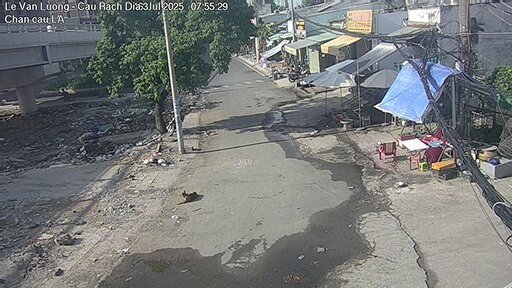
#> input picture DINO/direction_data_article/zenodo_bundle/sample_preview/sample_camera_sequences/100_1752627337.jpg, 512 x 288 px; its folder holds only this picture in this run
$ python validate_visual_diversity.py
#> lines starting #> are read from the running program, lines starting #| are printed output that depends on the picture
#> in run_visual_diversity_audit, img is the input picture: PIL image 512x288 RGB; mean R, G, B 118, 120.7, 119.9
"""
=============================================================================
Module: validate_visual_diversity.py
Nghiệp vụ: Technical Validation V3 - Đánh giá tính đa dạng quang học
           (Photometric Diversity, RMS Contrast, Shannon Entropy)
           phục vụ huấn luyện mô hình nền tảng thị giác (Vision Foundation Models).
=============================================================================
"""

import os
import sys
from typing import Dict, List, Any, Tuple
from PIL import Image
import numpy as np

os.environ["KMP_DUPLICATE_LIB_OK"] = "TRUE"


def calculate_frame_metrics(img_pil: Image.Image) -> Tuple[float, float, float, Tuple[float, float, float]]:
    """
    Tính toán các chỉ số quang học của một khung hình:
      1. Perceived Luminance Y (0 - 255)
      2. RMS Contrast
      3. Shannon Entropy (bits)
      4. RGB Mean values

    Returns:
        Tuple: (luminance, rms_contrast, entropy, (mean_r, mean_g, mean_b))
    """
    img_rgb = img_pil.convert("RGB")
    arr = np.asarray(img_rgb, dtype=np.float32)

    r, g, b = arr[:, :, 0], arr[:, :, 1], arr[:, :, 2]
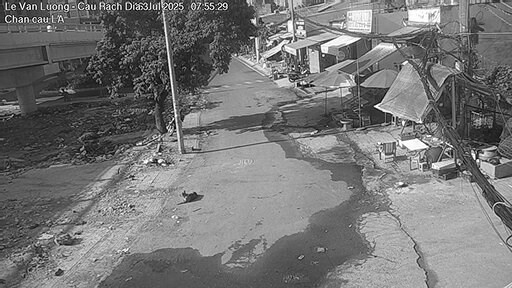
#> r: shape (288, 512) float32; min 0, max 255, mean 118
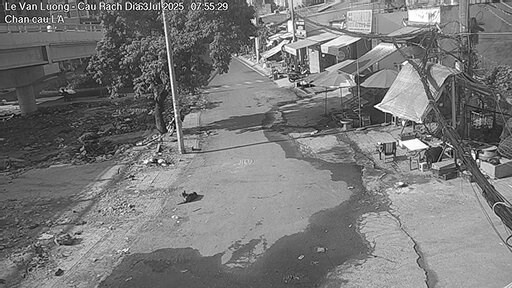
#> g: shape (288, 512) float32; min 0, max 255, mean 120.7
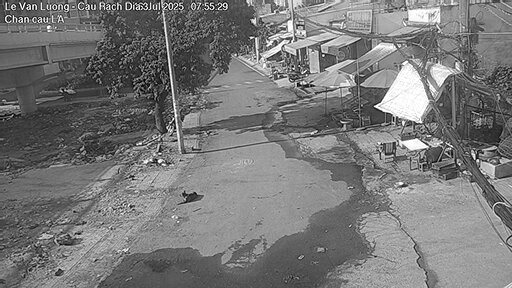
#> b: shape (288, 512) float32; min 0, max 255, mean 119.9
    mean_r, mean_g, mean_b = float(np.mean(r)), float(np.mean(g)), float(np.mean(b))
#> mean_r = 118; mean_g = 120.7; mean_b = 119.9

    # Luminance theo chuẩn ITU-R BT.601
    luminance_map = 0.299 * r + 0.587 * g + 0.114 * b
    mean_lum = float(np.mean(luminance_map))
#> mean_lum = 119.8

    # RMS Contrast: độ lệch chuẩn của luminance
    rms_contrast = float(np.std(luminance_map))
#> rms_contrast = 45.87

    # Shannon Entropy trên ảnh grayscale
    gray_uint8 = np.clip(luminance_map, 0, 255).astype(np.uint8)
    hist, _ = np.histogram(gray_uint8, bins=256, range=(0, 256), density=True)
#> hist = 256 values, max 0.0119 at index 161, min 6.1e-05 at index 7, mean 0.00391
    # Loại bỏ các bin bằng 0
    hist = hist[hist > 0]
    entropy = float(-np.sum(hist * np.log2(hist)))
#> entropy = 7.43

    return mean_lum, rms_contrast, entropy, (mean_r, mean_g, mean_b)


def run_visual_diversity_audit(image_directory: str) -> Dict[str, Any]:
    """
    Quét thư mục ảnh và tính toán phân phối các chỉ số quang học toàn cục.
    """
    print(f"[Visual Diversity Audit] Measuring photometric properties in: {image_directory}")
    luminances: List[float] = []
    contrasts: List[float] = []
    entropies: List[float] = []
    r_means: List[float] = []
    g_means: List[float] = []
    b_means: List[float] = []

    count = 0
    for root_dir, _, filenames in os.walk(image_directory):
        for fname in sorted(filenames):
            if fname.lower().endswith((".jpg", ".jpeg")):
                fp = os.path.join(root_dir, fname)
                try:
                    with Image.open(fp) as img:
                        lum, cont, ent, (mr, mg, mb) = calculate_frame_metrics(img)
#> lum = 119.8; cont = 45.87; ent = 7.43; mr = 118; mg = 120.7; mb = 119.9
                        luminances.append(lum)
                        contrasts.append(cont)
                        entropies.append(ent)
                        r_means.append(mr)
                        g_means.append(mg)
                        b_means.append(mb)
                        count += 1
                except Exception as exc:
                    print(f"Warning: Failed to process {fp}: {exc}")

    if count == 0:
        print("No valid images found!")
        return {}

    lum_arr = np.array(luminances)
#> lum_arr = [119.8]
    cont_arr = np.array(contrasts)
#> cont_arr = [45.87]
    ent_arr = np.array(entropies)
#> ent_arr = [7.43]

    report = {
        "total_analyzed_frames": count,
        "mean_luminance": float(np.mean(lum_arr)),
        "std_luminance": float(np.std(lum_arr)),
        "min_luminance": float(np.min(lum_arr)),
        "max_luminance": float(np.max(lum_arr)),
        "mean_rms_contrast": float(np.mean(cont_arr)),
        "std_rms_contrast": float(np.std(cont_arr)),
        "mean_shannon_entropy": float(np.mean(ent_arr)),
        "std_shannon_entropy": float(np.std(ent_arr)),
        "channel_means_rgb": (float(np.mean(r_means)), float(np.mean(g_means)), float(np.mean(b_means))),
    }

    print("\n--- Visual Diversity Audit Summary ---")
    print(f"Total Evaluated Frames:  {count}")
    print(f"Mean Luminance (0-255):  {report['mean_luminance']:.2f} +/- {report['std_luminance']:.2f}")
#| Mean Luminance (0-255):  119.80 +/- 0.00
    print(f"Luminance Range:         [{report['min_luminance']:.2f}, {report['max_luminance']:.2f}]")
#| Luminance Range:         [119.80, 119.80]
    print(f"Mean RMS Contrast:       {report['mean_rms_contrast']:.2f} +/- {report['std_rms_contrast']:.2f}")
#| Mean RMS Contrast:       45.87 +/- 0.00
    print(f"Shannon Entropy (bits):  {report['mean_shannon_entropy']:.2f} +/- {report['std_shannon_entropy']:.2f}")
#| Shannon Entropy (bits):  7.43 +/- 0.00
    print(f"Channel Means (R, G, B): ({report['channel_means_rgb'][0]:.1f}, {report['channel_means_rgb'][1]:.1f}, {report['channel_means_rgb'][2]:.1f})")
#| Channel Means (R, G, B): (118.0, 120.7, 119.9)
    return report


if __name__ == "__main__":
    test_dir = sys.argv[1] if len(sys.argv) > 1 else "g:/nckh/DINO/direction_data_article/zenodo_bundle/sample_preview/sample_camera_sequences"
    run_visual_diversity_audit(test_dir)

$ run again, on DINO/direction_data_article/zenodo_bundle/sample_preview/sample_camera_sequences/101_1757172532.jpg
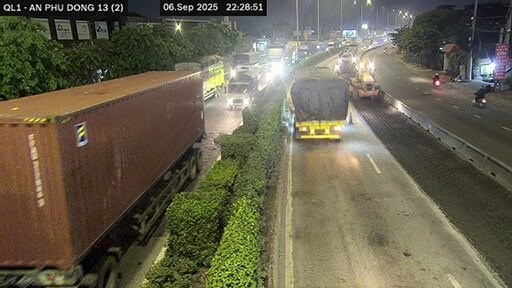
#> input picture DINO/direction_data_article/zenodo_bundle/sample_preview/sample_camera_sequences/101_1757172532.jpg, 512 x 288 px
#> in run_visual_diversity_audit, img is the input picture: PIL image 512x288 RGB; mean R, G, B 103.1, 97.3, 77.5
#> in calculate_frame_metrics, `r, g, b = arr[:, :, 0], arr[:, :, 1], arr[:, :, 2]`:
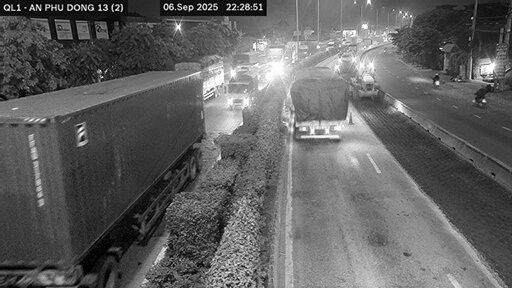
#> g: shape (288, 512) float32; min 0, max 255, mean 97.3
#> in calculate_frame_metrics, `r, g, b = arr[:, :, 0], arr[:, :, 1], arr[:, :, 2]`:
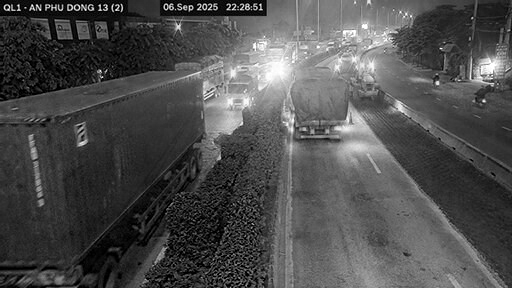
#> b: shape (288, 512) float32; min 0, max 255, mean 77.5
#> mean_r = 103.1; mean_g = 97.28; mean_b = 77.46
#> mean_lum = 96.75
#> rms_contrast = 48.59
#> hist = 256 values, max 0.0107 at index 65, min 2.03e-05 at index 255, mean 0.00391
#> entropy = 7.55
#> lum = 96.75; cont = 48.59; ent = 7.55; mr = 103.1; mg = 97.28; mb = 77.46
#> lum_arr = [96.75]
#> cont_arr = [48.59]
#> ent_arr = [7.55]
#| Mean Luminance (0-255):  96.75 +/- 0.00
#| Luminance Range:         [96.75, 96.75]
#| Mean RMS Contrast:       48.59 +/- 0.00
#| Shannon Entropy (bits):  7.55 +/- 0.00
#| Channel Means (R, G, B): (103.1, 97.3, 77.5)

$ run again, on DINO/direction_data_article/zenodo_bundle/sample_preview/sample_camera_sequences/101_1757172567.jpg
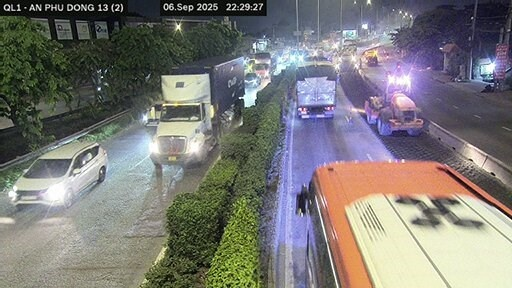
#> input picture DINO/direction_data_article/zenodo_bundle/sample_preview/sample_camera_sequences/101_1757172567.jpg, 512 x 288 px
#> in run_visual_diversity_audit, img is the input picture: PIL image 512x288 RGB; mean R, G, B 123, 121.4, 118.5
#> in calculate_frame_metrics, `r, g, b = arr[:, :, 0], arr[:, :, 1], arr[:, :, 2]`:
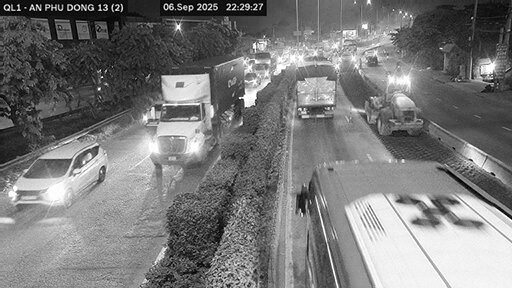
#> g: shape (288, 512) float32; min 0, max 255, mean 121.4
#> in calculate_frame_metrics, `r, g, b = arr[:, :, 0], arr[:, :, 1], arr[:, :, 2]`:
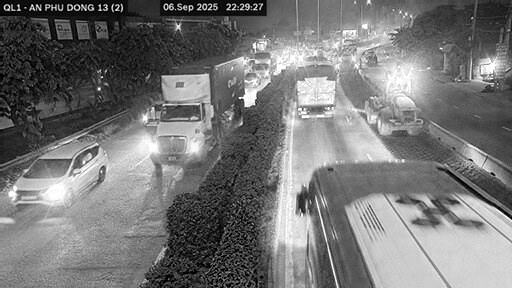
#> b: shape (288, 512) float32; min 0, max 255, mean 118.5
#> mean_r = 123; mean_g = 121.4; mean_b = 118.5
#> mean_lum = 121.5
#> rms_contrast = 61.29
#> hist = 256 values, max 0.0107 at index 237, min 6.78e-05 at index 255, mean 0.00391
#> entropy = 7.79
#> lum = 121.5; cont = 61.29; ent = 7.79; mr = 123; mg = 121.4; mb = 118.5
#> lum_arr = [121.5]
#> cont_arr = [61.29]
#> ent_arr = [7.79]
#| Mean Luminance (0-255):  121.53 +/- 0.00
#| Luminance Range:         [121.53, 121.53]
#| Mean RMS Contrast:       61.29 +/- 0.00
#| Shannon Entropy (bits):  7.79 +/- 0.00
#| Channel Means (R, G, B): (123.0, 121.4, 118.5)

$ run again, on DINO/direction_data_article/zenodo_bundle/sample_preview/sample_camera_sequences/101_1757211652.jpg
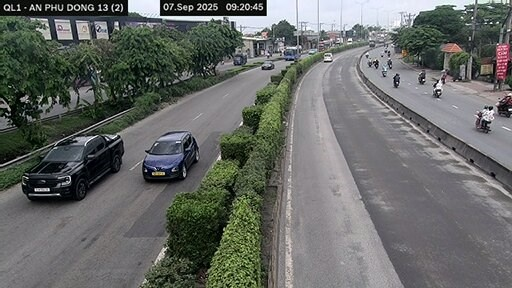
#> input picture DINO/direction_data_article/zenodo_bundle/sample_preview/sample_camera_sequences/101_1757211652.jpg, 512 x 288 px
#> in run_visual_diversity_audit, img is the input picture: PIL image 512x288 RGB; mean R, G, B 102.6, 105.5, 102.4
#> in calculate_frame_metrics, `r, g, b = arr[:, :, 0], arr[:, :, 1], arr[:, :, 2]`:
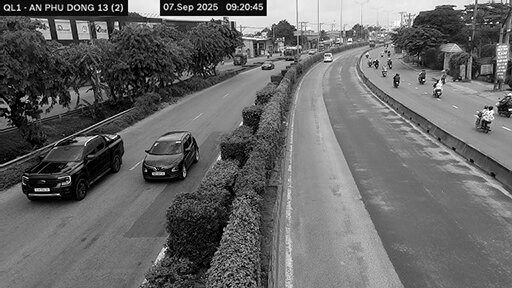
#> r: shape (288, 512) float32; min 0, max 255, mean 102.6
#> in calculate_frame_metrics, `r, g, b = arr[:, :, 0], arr[:, :, 1], arr[:, :, 2]`:
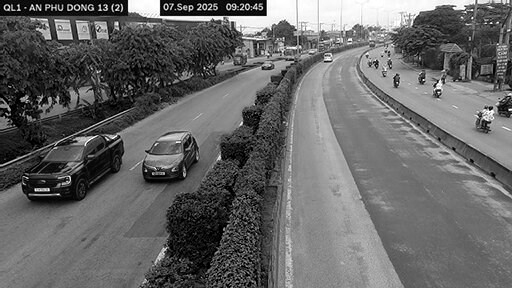
#> b: shape (288, 512) float32; min 0, max 255, mean 102.4
#> mean_r = 102.6; mean_g = 105.5; mean_b = 102.4
#> mean_lum = 104.3
#> rms_contrast = 51.28
#> in calculate_frame_metrics, `hist, _ = np.histogram(gray_uint8, bins=256, range=(0, 256), density=T..`: hist = 256 values, max 0.0122 at index 107, min 0 at index 255, mean 0.00391
#> in calculate_frame_metrics, `hist = hist[hist > 0]`: hist = 255 values, max 0.0122 at index 107, min 0.000115 at index 254, mean 0.00392
#> entropy = 7.57
#> lum = 104.3; cont = 51.28; ent = 7.57; mr = 102.6; mg = 105.5; mb = 102.4
#> lum_arr = [104.3]
#> cont_arr = [51.28]
#> ent_arr = [7.57]
#| Mean Luminance (0-255):  104.27 +/- 0.00
#| Luminance Range:         [104.27, 104.27]
#| Mean RMS Contrast:       51.28 +/- 0.00
#| Shannon Entropy (bits):  7.57 +/- 0.00
#| Channel Means (R, G, B): (102.6, 105.5, 102.4)
